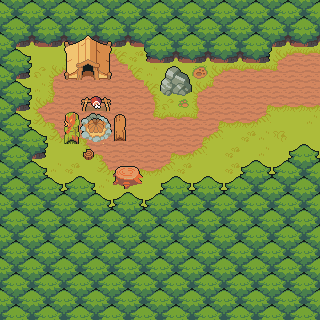

Rendered tile map (Tiled .tmx) drawn with the repository's tilesets; below, a short description and the full map source, tile grids included:
An orthogonal 20x20 tile map with 16x16 px tiles, 3 tile layers (base, ground, building), 3 tilesets and 22 objects (pointChest, pointCamoRed, warpToTent).

<map version="1.10" tiledversion="1.11.2" orientation="orthogonal" renderorder="right-down" width="20" height="20" tilewidth="16" tileheight="16" infinite="0" nextlayerid="13" nextobjectid="29">
 <editorsettings>
  <export target="map-start.lua" format="lua" />
 </editorsettings>
 <tileset firstgid="1" name="ninja-floor" tilewidth="16" tileheight="16" tilecount="572" columns="22">
  <image source="../art/ninja-floor.png" width="352" height="417" />
 </tileset>
 <tileset firstgid="573" name="ninja-nature" tilewidth="16" tileheight="16" tilecount="504" columns="24">
  <image source="../art/ninja-nature.png" width="384" height="336" />
 </tileset>
 <tileset firstgid="1077" name="ninja-camp" tilewidth="16" tileheight="16" tilecount="207" columns="23">
  <image source="../art/ninja-camp.png" width="368" height="144" />
 </tileset>
 <layer id="1" name="base" width="20" height="20" locked="1">
  <data encoding="csv">
265,265,265,265,265,265,265,265,265,265,265,265,265,265,265,265,265,265,265,265,
265,265,265,265,265,265,265,265,265,265,265,265,265,265,265,265,265,265,265,265,
265,265,265,265,265,265,265,265,265,265,265,265,265,265,265,265,265,265,265,265,
265,265,265,265,155,156,156,157,245,265,265,265,265,265,265,265,265,155,156,156,
265,265,267,155,205,178,178,178,157,246,265,265,265,155,156,156,156,205,178,178,
265,265,246,177,178,178,178,178,178,157,265,265,155,205,178,178,178,178,178,178,
265,265,155,205,178,178,178,178,178,179,267,265,177,178,178,178,182,200,200,200,
265,265,199,183,178,178,178,178,178,204,156,156,205,182,200,200,201,265,265,246,
265,265,265,199,200,183,178,178,178,178,178,178,182,201,265,245,246,266,265,265,
265,265,265,265,265,199,183,178,178,178,182,200,201,265,268,265,269,265,265,265,
265,265,265,246,245,265,199,200,200,200,201,268,265,265,245,265,265,245,265,265,
265,265,265,265,265,265,269,265,265,265,265,265,265,265,265,265,265,265,265,265,
265,265,265,265,265,265,265,265,265,265,265,265,265,265,265,265,265,265,265,265,
265,265,265,265,265,265,265,265,265,265,265,265,265,265,265,265,265,265,265,265,
265,265,265,265,265,265,265,265,265,265,265,265,265,265,265,265,265,265,265,265,
265,265,265,265,265,265,265,265,265,265,265,265,265,265,265,265,265,265,265,265,
265,265,265,265,265,265,265,265,265,265,265,265,265,265,265,265,265,265,265,265,
265,265,265,265,265,265,265,265,265,265,265,265,265,265,265,265,265,265,265,265,
265,265,265,265,265,265,265,265,265,265,265,265,265,265,265,265,265,265,265,265,
265,265,265,265,265,265,265,265,265,265,265,265,265,265,265,265,265,265,265,265
</data>
 </layer>
 <layer id="2" name="ground" width="20" height="20">
  <data encoding="csv">
646,647,646,647,646,647,646,647,646,647,646,647,646,647,646,647,646,647,646,647,
647,646,647,646,647,646,647,646,647,646,647,646,647,646,647,646,647,646,647,646,
646,670,671,670,671,670,671,670,671,647,646,647,646,647,646,647,646,670,671,670,
647,648,0,0,0,0,0,0,0,669,670,671,670,671,670,671,672,0,0,0,
646,672,0,0,0,0,0,0,0,0,924,925,1261,0,0,0,0,0,0,0,
647,576,0,0,0,0,0,0,0,0,948,949,0,0,0,0,0,0,0,0,
646,600,0,0,0,1154,1155,0,0,0,0,1264,0,0,0,0,0,0,0,0,
647,576,0,0,922,1204,1205,1192,0,0,0,0,0,0,0,0,0,0,0,0,
646,647,648,0,946,1227,1228,1215,0,0,0,0,0,0,0,0,0,0,0,0,
647,646,672,0,0,1195,0,0,0,0,0,0,0,0,0,0,0,0,622,623,
646,647,648,0,0,0,0,767,768,0,0,0,0,0,0,622,623,622,646,647,
647,646,647,648,622,623,0,791,792,0,622,623,622,623,622,646,647,646,647,646,
646,647,646,647,646,647,648,622,623,645,646,647,646,647,646,647,646,647,646,647,
647,646,647,646,647,646,647,646,647,646,647,646,647,646,647,646,647,646,647,646,
646,647,646,647,646,647,646,647,646,647,646,647,646,647,646,647,646,647,646,647,
647,646,647,646,647,646,647,646,647,646,647,646,647,646,647,646,647,646,647,646,
646,647,646,647,646,647,646,647,646,647,646,647,646,647,646,647,646,647,646,647,
647,646,647,646,647,646,647,646,647,646,647,646,647,646,647,646,647,646,647,646,
646,647,646,647,646,647,646,647,646,647,646,647,646,647,646,647,646,647,646,647,
647,646,647,646,647,646,647,646,647,646,647,646,647,646,647,646,647,646,647,646
</data>
 </layer>
 <layer id="8" name="building" width="20" height="20" locked="1">
  <data encoding="csv">
0,0,0,0,0,0,0,0,0,0,0,0,0,0,0,0,0,0,0,0,
0,0,0,0,0,0,0,0,0,0,0,0,0,0,0,0,0,0,0,0,
0,0,0,0,1081,1082,1083,0,0,0,0,0,0,0,0,0,0,0,0,0,
0,0,0,0,1104,1105,1106,0,0,0,0,0,0,0,0,0,0,0,0,0,
0,0,0,0,1127,1128,1129,0,0,0,0,0,0,0,0,0,0,0,0,0,
0,0,0,0,0,0,0,0,0,0,0,0,0,0,0,0,0,0,0,0,
0,0,0,0,0,0,0,0,0,0,0,0,0,0,0,0,0,0,0,0,
0,0,0,0,0,0,0,0,0,0,0,0,0,0,0,0,0,0,0,0,
0,0,0,0,0,0,0,0,0,0,0,0,0,0,0,0,0,0,0,0,
0,0,0,0,0,0,0,0,0,0,0,0,0,0,0,0,0,0,0,0,
0,0,0,0,0,0,0,0,0,0,0,0,0,0,0,0,0,0,0,0,
0,0,0,0,0,0,0,0,0,0,0,0,0,0,0,0,0,0,0,0,
0,0,0,0,0,0,0,0,0,0,0,0,0,0,0,0,0,0,0,0,
0,0,0,0,0,0,0,0,0,0,0,0,0,0,0,0,0,0,0,0,
0,0,0,0,0,0,0,0,0,0,0,0,0,0,0,0,0,0,0,0,
0,0,0,0,0,0,0,0,0,0,0,0,0,0,0,0,0,0,0,0,
0,0,0,0,0,0,0,0,0,0,0,0,0,0,0,0,0,0,0,0,
0,0,0,0,0,0,0,0,0,0,0,0,0,0,0,0,0,0,0,0,
0,0,0,0,0,0,0,0,0,0,0,0,0,0,0,0,0,0,0,0,
0,0,0,0,0,0,0,0,0,0,0,0,0,0,0,0,0,0,0,0
</data>
 </layer>
 <objectgroup id="11" name="husk">
  <object id="22" name="pointChest" x="48" y="64">
   <point />
  </object>
 </objectgroup>
 <objectgroup id="12" name="soul">
  <object id="28" name="pointCamoRed" x="256" y="96">
   <point />
  </object>
 </objectgroup>
 <objectgroup id="10" name="warp">
  <object id="20" name="warpToTent" x="80" y="60" width="16" height="8" />
 </objectgroup>
 <objectgroup id="9" name="wall">
  <object id="3" x="0" y="192" width="320" height="128" />
  <object id="4" x="160" y="176" width="160" height="16" />
  <object id="5" x="240" y="160" width="80" height="16" />
  <object id="6" x="288" y="144" width="32" height="16" />
  <object id="7" x="0" y="176" width="96" height="16" />
  <object id="8" x="0" y="128" width="48" height="48" />
  <object id="9" x="0" y="0" width="32" height="128" />
  <object id="10" x="32" y="0" width="288" height="40" />
  <object id="11" x="144" y="40" width="128" height="16" />
  <object id="12" x="160" y="80" width="32" height="8" />
  <object id="14" x="113" y="176" width="30" height="16" />
  <object id="15" x="80" y="112" width="32" height="24" />
  <object id="16" x="80" y="96" width="32" height="16" />
  <object id="17" x="64" y="40" width="48" height="20" />
  <object id="18" x="64" y="64" width="16" height="8" />
  <object id="19" x="96" y="64" width="16" height="8" />
  <object id="23" x="116" y="167" width="24" height="9" />
  <object id="24" x="165" y="66" width="15" height="14" />
  <object id="25" x="180" y="72" width="9" height="8" />
 </objectgroup>
</map>
